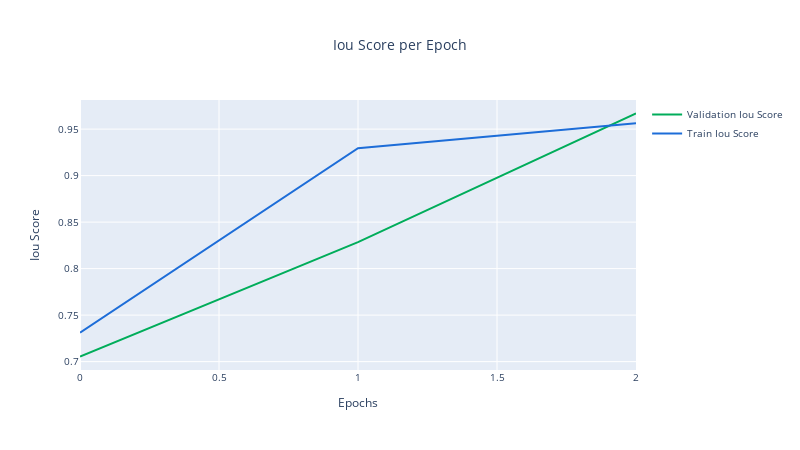

Notebook source saved alongside this figure:
### Markdown cell above
##### Gráficos - Performance do Treino

### Code cell
dice.generate_graphic(segment=segment, save_report=save_report, epochs=config["epochs"], graphic_type="iou_score")

### Figure 1 — Plotly figure (JSON) as saved in the notebook; plotly's stock layout.template omitted (floating-point values rounded to 4 significant figures)
{"data": [{"line": {"color": "#00AD5A"}, "mode": "lines", "name": "Validation Iou Score", "type": "scatter", "x": [0, 1, 2], "y": [0.7055, 0.8285, 0.9668]}, {"line": {"color": "#1D6DD8"}, "mode": "lines", "name": "Train Iou Score", "type": "scatter", "x": [0, 1, 2], "y": [0.7312, 0.9294, 0.9564]}], "layout": {"font": {"size": 10}, "height": 450, "title": {"text": "Iou Score per Epoch", "x": 0.5}, "width": 800, "xaxis": {"title": {"text": "Epochs"}}, "yaxis": {"title": {"text": "Iou Score"}}}}
